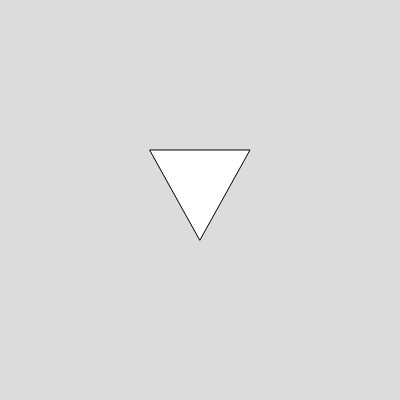
Frame 1 (no input)
Frame 60 (no input): identical to frame 1, image omitted
Frame 120 (the mouse pressed at the canvas centre since frame 60): identical to frame 1, image omitted

The p5.js sketch that drew this single still picture (run headless with seeded random() and noise() and a simulated clock; from frame 60 on, the mouse is pressed at the canvas centre):

// p5.js sketch
// ── sketch.js
function setup() {
  createCanvas(400, 400);
}

function draw() {
  background(220);
  triangle(150, 150, 250, 150, 200, 240);// (150, 150) (250, 150) (200, 240) からなる三角形を描画
}
